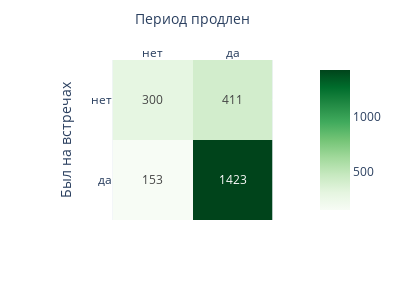

This figure's notebook cell:
### Code cell
# Построим таблицу сопряженности

fig = px.imshow(cr_tab_, text_auto=True, color_continuous_scale='Greens', width=400, height=300) # , color_continuous_midpoint=0    'turbo'    , aspect="auto"
fig.update_xaxes(side="top")
fig.update_xaxes(title_text="Период продлен")
fig.update_yaxes(title_text="Был на встречах")
fig.show()
# px.density_heatmap(cr_tab, text_auto=True, color_continuous_scale='Greens', width=400, height=300) # , color_continuous_midpoint=0    'turbo'

### Figure 1 — Plotly figure (JSON) as saved in the notebook; plotly's stock layout.template omitted (floating-point values rounded to 4 significant figures)
{"data": [{"coloraxis": "coloraxis", "hovertemplate": "is_continued: %{x}<br>at_meeting_sum: %{y}<br>color: %{z}<extra></extra>", "name": "0", "texttemplate": "%{z}", "type": "heatmap", "x": ["нет", "да"], "xaxis": "x", "y": ["нет", "да"], "yaxis": "y", "z": [[300, 411], [153, 1423]]}], "layout": {"coloraxis": {"colorscale": [[0, "rgb(247,252,245)"], [0.125, "rgb(229,245,224)"], [0.25, "rgb(199,233,192)"], [0.375, "rgb(161,217,155)"], [0.5, "rgb(116,196,118)"], [0.625, "rgb(65,171,93)"], [0.75, "rgb(35,139,69)"], [0.875, "rgb(0,109,44)"], [1, "rgb(0,68,27)"]]}, "height": 300, "margin": {"t": 60}, "width": 400, "xaxis": {"anchor": "y", "constrain": "domain", "domain": [0, 1], "scaleanchor": "y", "side": "top", "title": {"text": "Период продлен"}}, "yaxis": {"anchor": "x", "autorange": "reversed", "constrain": "domain", "domain": [0, 1], "title": {"text": "Был на встречах"}}}}
